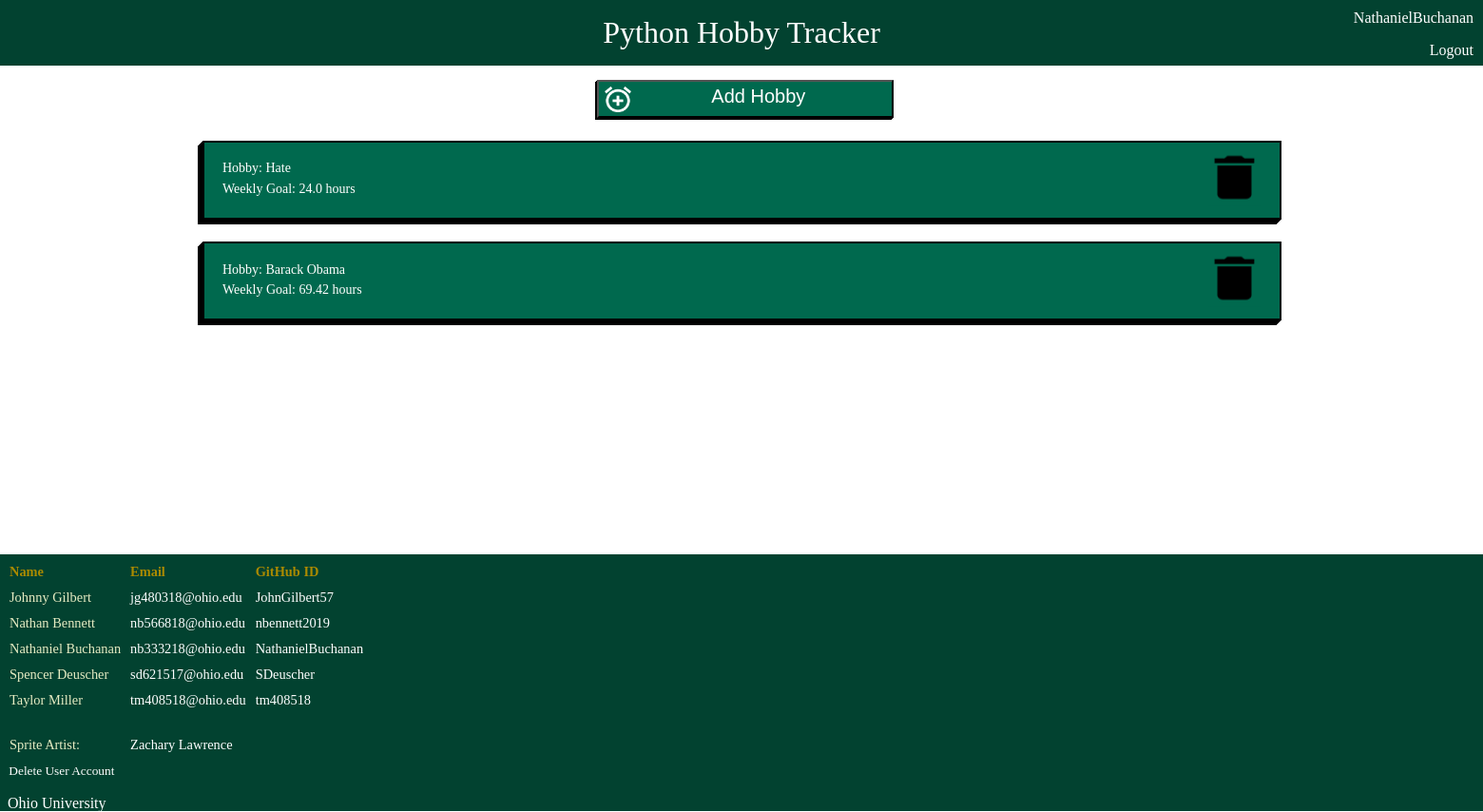
Page /userhobbies/ (signed in) on the committed database.
### myapp/models.py (models this page shows, shortened)
class Hobby(models.Model):
    hobbyUser = models.ForeignKey(User, on_delete=models.CASCADE)
    spriteId = models.ForeignKey(Sprite, on_delete=models.CASCADE, help_text = None) #CHECK THIS
    name = models.CharField(max_length=300, help_text = None)
    timeLimit = models.FloatField(validators = [MinValueValidator(0), MaxValueValidator(168.0)], help_text = None)

### myapp/views.py (the view)
# urls.py: path('userhobbies/', views.hobbiespage),
def hobbiespage(response):
    if response.method == "POST":
        form = NewHobbyForm(response.POST)
        if(form.is_valid()):
            obj = form.save(commit=False)
            obj.hobbyUser = User.objects.get(pk=response.user.id)
            obj.save()
            return redirect("/userhobbies")
    else:
        form = NewHobbyForm()
    if response.user.is_anonymous:
        return redirect('/login')
    if response.method == "POST" and 'delete' in response.POST:
        delete_key = response.POST.get('delete')
        if Hobby.objects.filter(pk=delete_key).count() > 0:
            target = Hobby.objects.get(pk=delete_key)
            target.delete()
    if response.method == "POST" and 'deleteuser' in response.POST:
        username = response.user.username
        u = User.objects.get(username = username)
        u.delete()
        return redirect('/login')
    userHobbies = Hobby.objects.filter(hobbyUser=response.user)
    context = {
        'userHobbies': list(userHobbies),
        'form': form
    }
    return render(response, './myhobby/userhobbies.html', context)

### myapp/models.py (called while the page is built)
    def __str__(self):
        return self.spriteName

### myapp/templates/myhobby/userhobbies.html (shortened to what this page needs)
{% load crispy_forms_tags%}
{% block content %}
{% load static %}
<!DOCTYPE >
<html>
    <head>
        <link rel = "stylesheet" type = "text/css" href="{% static 'myapp/css/userhobbies.css' %}">
    </head>
    <body>
        <div id = header>
            <p>Python Hobby Tracker</p>
        </div>
        <div id = credentials>
            <p>{{user.username}}</p>
            <a href = "{% url 'logout' %}">Logout</a>
        </div>
        <div id = container>
            <div id = addhobby>
                <button data-modal-target = "#modal" type = 'submit' id = "Create"><img src = "{% static 'myapp/img/add.png' %}"/><p>Add Hobby</p></button>
            </div>
            {% for hobby in userHobbies %}
            <div id = hobbyinfo>
                <a href="/hobbyview?hobbyid={{ hobby.id }}">
                    <p style = "padding-bottom: 0.5%;">Hobby: {{ hobby.name }}</p>
                    <p>Weekly Goal: {{ hobby.timeLimit}} hours</p>
                </a>
                <form method="POST">
                    <button type='submit' name="delete" value='{{hobby.id}}'><img src ="{% static 'myapp/img/Vector.png' %}" alt = "Trash Can"/></button>
                </form>
            </div>
        {% endfor %}
        </div>
        <div id = footer>
                <table>
                    <tr>
                        <th>Name</th>
                        <th>Email</th>
                        <th>GitHub ID</th>
                    </tr>
                    <tr>
                        <td>Johnny Gilbert</td>
                        <td><a href="mailto: jg480318@ohio.edu">jg480318@ohio.edu</a></td>
                        <td><a href=https://github.com/JohnGilbert57>JohnGilbert57</a></td>
                    </tr>
                    <tr>
                        <td>Nathan Bennett</td>
                        <td><a href="mailto: nb566818@ohio.edu">nb566818@ohio.edu</a></td>
                        <td><a href=https://github.com/nbennett2019>nbennett2019</a></td>
                    </tr>
                    <tr>
                        <td>Nathaniel Buchanan</td>
                        <td><a href="mailto: nb333218@ohio.edu">nb333218@ohio.edu</a></td>
                        <td><a href=https://github.com/NathanielBuchanan>NathanielBuchanan</a></td></td>
                    </tr>
                    <tr>
                        <td>Spencer Deuscher</td>
                        <td><a href="mailto: sd621517@ohio.edu">sd621517@ohio.edu</a></td>
                        <td><a href=https://github.com/SDeuscher>SDeuscher</a></td></td>
                    </tr>
                    <tr>
                        <td>Taylor Miller</td>
                        <td><a href="mailto: tm408518@ohio.edu">tm408518@ohio.edu</a></td>
                        <td><a href=https://github.com/tm408518>tm408518</a></td>
                    </tr>
                    <tr>
                        <td>Sprite Artist:</td>
                        <td><a href="mailto: zacharylawrence00@gmail.com">Zachary Lawrence</a></td>
                    </tr>
                </table>
                <form method="POST">
                    <button type='submit' name="deleteuser" id = "deleteAccount">Delete User Account</button>
                </form>
                <p><a href=https://www.ohio.edu>&nbsp&nbspOhio University<a></p>
            </div>
    </body>
</html>
{% endblock%}

### myapp/static/myapp/css/userhobbies.css (style rules this page uses)
body { margin: 0; padding: 0; font-family: "Robobto"; position: relative; height: 100%; overflow-x: hidden; }
table { font-family: georgia, serif; border-spacing: 10px; font-size: 90%; }
td { text-align: left; padding: 0%; color:rgb(231,236,195); }
#credentials { position: relative; float: right; top: -75px; text-align: right; padding-right: 10px; margin: 0; color: white; }
th { text-align: left; padding: 0%; color: rgb(170,138,0); }
a:link, a:visited { color: rgb(255, 255, 255); background-color: transparent; text-decoration: none; }
#header { margin-top: -2%; width: 100%; height: 100px; float: right; background-color:#024230; }
#header p { text-align: center; margin: auto; margin-top: 1%; padding-top: 2%; font-size: 200%; color: rgb(255, 255, 255); }
#footer { height: 270px; width: 100%; margin-top: 1.5%; position: relative; width: 100%; bottom: 0%; color: rgb(255, 255, 255); background-color: #024230; }
#hobbyinfo { width: 70%; background-color: #00694E; margin: 0 auto; height: 5%; padding: 1.25%; margin-bottom: 1.5%; border: 2px solid black; box-shadow: -1px 1px black, -2px 2px black, -3px 3px black, -4px 4px black, -5px 5px black; }
#hobbyinfo p { color: white; margin: 0; font-size: 14px; }
#hobbyinfo img { height: 80%; cursor: pointer; }
#hobbyinfo button { float: right; transform:translateY(-84%); height: 150%; background-color: #00694E; border:none; }
#addhobby { display: block; margin-left: 40.25%; margin-right: auto; width: 100%; margin-bottom: 1.5%; }
#Create { width: 20%; height: 5%; background-color: #00694E; margin-top: 1%; box-shadow: -1px 1px black, -2px 2px black; cursor:pointer; }
#addhobby img { height: 80%; float: left; padding-top: 0.25%; color: white; }
#addhobby p { display: inline; margin-top: 25%; font-size: 150%; color: white; }
#container { min-height:70%; }
#deleteAccount { background-color: #024230; border: none; color: white; font-family: georgia, serif; padding-left: 0.6%; }

### rows in the picture
Hobby: name "Hate", timeLimit "24.0", {{ hobby.id }} 73 (drawn)
Hobby: name "Barack Obama", timeLimit "69.42", {{ hobby.id }} 74 (drawn)

### other values in the picture
{{ user.username }} "NathanielBuchanan"
